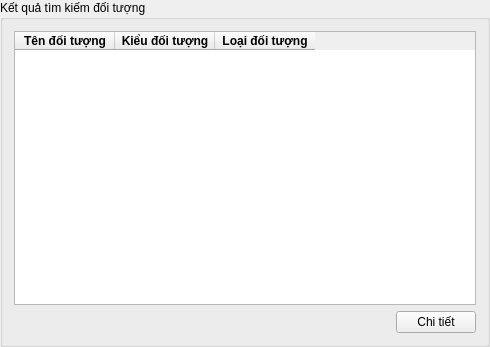
<?xml version="1.0" encoding="UTF-8"?>
<ui version="4.0">
 <class>ObjectTableWidget</class>
 <widget class="QWidget" name="ObjectTableWidget">
  <property name="geometry">
   <rect>
    <x>0</x>
    <y>0</y>
    <width>490</width>
    <height>347</height>
   </rect>
  </property>
  <property name="windowTitle">
   <string>ObjectTable</string>
  </property>
  <layout class="QGridLayout" name="gridLayout_2">
   <property name="leftMargin">
    <number>0</number>
   </property>
   <property name="topMargin">
    <number>0</number>
   </property>
   <property name="rightMargin">
    <number>0</number>
   </property>
   <property name="bottomMargin">
    <number>0</number>
   </property>
   <property name="spacing">
    <number>10</number>
   </property>
   <item row="0" column="0">
    <widget class="QGroupBox" name="groupBox">
     <property name="title">
      <string>Kết quả tìm kiếm đối tượng</string>
     </property>
     <layout class="QGridLayout" name="gridLayout">
      <item row="2" column="0">
       <widget class="QLabel" name="noticeLbl">
        <property name="sizePolicy">
         <sizepolicy hsizetype="Expanding" vsizetype="Preferred">
          <horstretch>0</horstretch>
          <verstretch>0</verstretch>
         </sizepolicy>
        </property>
        <property name="text">
         <string/>
        </property>
       </widget>
      </item>
      <item row="2" column="1">
       <widget class="QPushButton" name="viewBtn">
        <property name="text">
         <string>Chi tiết</string>
        </property>
        <property name="icon">
         <iconset resource="../Resources/myicon/myicon.qrc">
          <normaloff>:/myicon/TextAnnotation/Show.svg</normaloff>:/myicon/TextAnnotation/Show.svg</iconset>
        </property>
       </widget>
      </item>
      <item row="1" column="0" colspan="2">
       <widget class="QTableWidget" name="table">
        <column>
         <property name="text">
          <string>Tên đối tượng</string>
         </property>
         <property name="font">
          <font>
           <weight>75</weight>
           <bold>true</bold>
          </font>
         </property>
        </column>
        <column>
         <property name="text">
          <string>Kiểu đối tượng</string>
         </property>
         <property name="font">
          <font>
           <weight>75</weight>
           <bold>true</bold>
          </font>
         </property>
        </column>
        <column>
         <property name="text">
          <string>Loại đối tượng</string>
         </property>
         <property name="font">
          <font>
           <weight>75</weight>
           <bold>true</bold>
          </font>
         </property>
        </column>
       </widget>
      </item>
     </layout>
    </widget>
   </item>
  </layout>
 </widget>
 <layoutdefault spacing="6" margin="11"/>
 <resources>
  <include location="../Resources/myicon/myicon.qrc"/>
 </resources>
 <connections/>
</ui>
